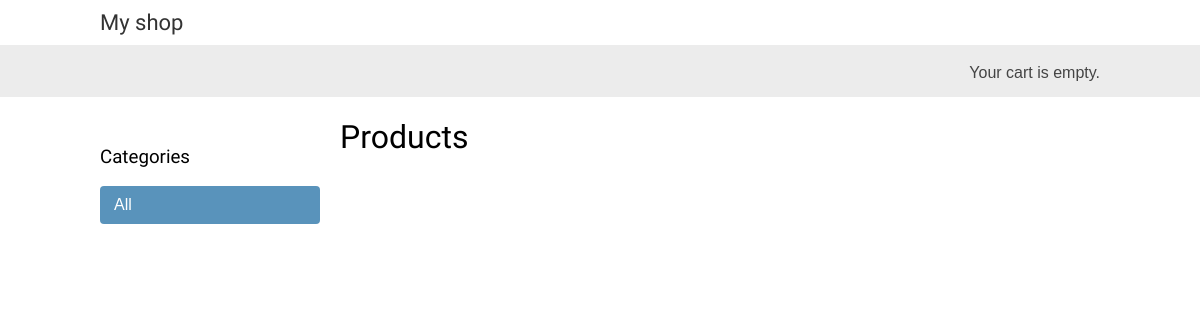
The app's page /, older data.
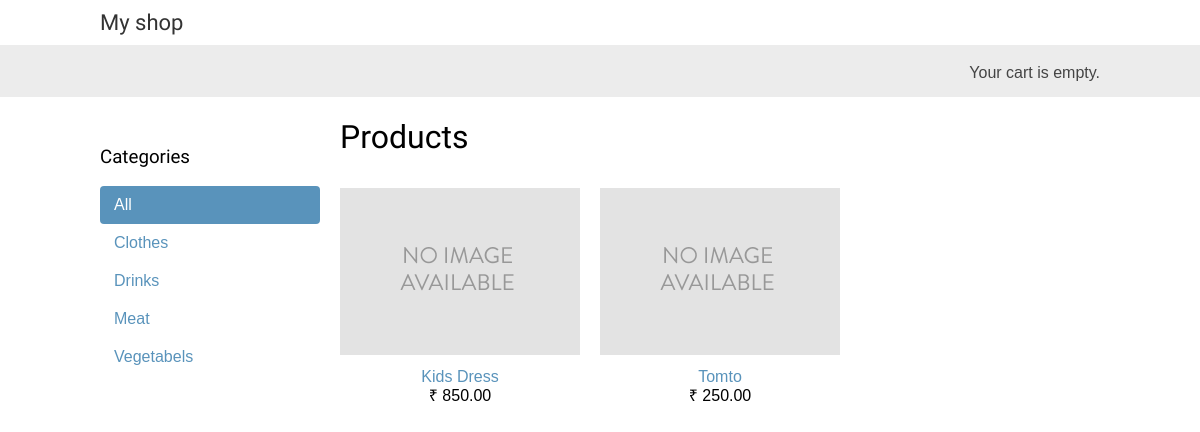
The same page, newer data.
### shop/models.py (models this page shows, shortened)
class Category(models.Model):
    name = models.CharField(max_length=200,db_index=True)
    slug = models.SlugField(max_length=200,unique=True)
    class Meta:
        ordering = ('name',)
        verbose_name = 'category'
        verbose_name_plural = 'categories'
    def get_absolute_url(self):
        return reverse('shop:product_list_by_category',args=[self.slug])

class Product(models.Model):
    category = models.ForeignKey(Category,related_name='products',on_delete=models.CASCADE)
    name = models.CharField(max_length=200, db_index=True)
    slug = models.SlugField(max_length=200, db_index=True)
    image = models.ImageField(upload_to='products/%Y/%m/%d',blank=True)
    description = models.TextField(blank=True)
    price = models.DecimalField(max_digits=10, decimal_places=2)
    available = models.BooleanField(default=True)
    created = models.DateTimeField(auto_now_add=True)
    updated = models.DateTimeField(auto_now=True)
    class Meta:
        ordering = ('name',)
        index_together = (('id', 'slug'),)
    def get_absolute_url(self):
        return reverse('shop:product_detail',args=[self.id, self.slug])

### shop/views.py (the view)
# urls.py: path('', views.product_list, name='product_list'),
def product_list(request, category_slug=None):
    category = None
    categories = Category.objects.all()
    products = Product.objects.filter(available=True)
    if category_slug:
        category = get_object_or_404(Category, slug=category_slug)
        products = products.filter(category=category)
    return render(request,'shop/product/list.html',{'category': category,'categories': categories,'products': products})

### cart/cart.py (called while the page is built)
    def __len__(self):
        return sum(item['quantity'] for item in self.cart.values())

### cart/context_processors.py (called while the page is built)
def cart(request):
    return {'cart': Cart(request)}

### templates/shop/product/list.html (shortened to what this page needs)
{% extends "shop/base.html" %}
{% load static %}
{% block content %}
    <div id="sidebar">
        <h3>Categories</h3>
        <ul>
            <li {% if not category %}class="selected"{% endif %}>
                <a href="{% url "shop:product_list" %}">All</a>
            </li>
            {% for c in categories %}
                <li >
                    <a href="{{ c.get_absolute_url }}">{{ c.name }}</a>
                </li>
            {% endfor %}
        </ul>
    </div>
    <div id="main" class="product-list">
        <h1>{% if category %}{{ category.name }}{% else %}Products
        {% endif %}</h1>
        {% for product in products %}
            <div class="item">
                <a href="{{ product.get_absolute_url }}">
                    <img src="{% if product.image %}{{ product.image.url }}{%else %}{% static "img/no_image.png" %}{% endif %}">
                </a>
                <a href="{{ product.get_absolute_url }}">{{ product.name }}</a>
                <br>
                &#8377; {{ product.price }}
            </div>
        {% endfor %}
    </div>
{% endblock %}

### templates/shop/base.html (shortened to what this page needs)
{% load static %}
<!DOCTYPE html>
<html>
<head>
    <link href="{% static "css/base.css" %}" rel="stylesheet">
</head>
<body>
<div id="header">
    <a href="/" class="logo">My shop</a>
</div>
<div id="subheader">
    <div class="cart">
        {% with total_items=cart|length %}
            {% if total_items > 0 %}
                Your cart:
                <a href="{% url "cart:cart_detail" %}">
                    {{ total_items }} item{{ total_items|pluralize }},
                      &#8377;{{ cart.get_total_price }}
                </a>
            {% else %}
                Your cart is empty.
            {% endif %}
        {% endwith %}
    </div>
</div>
<div id="content">
    {% block content %}
    {% endblock %}
</div>
</body>
</html>

### static/css/base.css (style rules this page uses)
body { margin:0; padding:0; font-family:helvetica, sans-serif; }
h1, h2, h3, h4, h5 , h6 { font-family: 'Ubuntu', sans-serif; font-weight:normal; }
a { text-decoration:none; color:#5993bb; }
#header { padding:10px 100px; font-size:18px; overflow:auto; }
#subheader { background:#ececec; color:#444; padding:15px 100px; overflow:auto; }
#header .logo { font-family: 'Ubuntu', sans-serif; float:left; color:#333; font-size:22px; margin-right:10%; }
#subheader .cart { float:right; padding-top:4px; }
#content { padding:0 100px; overflow:hidden; }
#sidebar { width:220px; padding:30px 20px 0 0; float:left; }
#sidebar ul { margin:0; padding:0; }
#sidebar ul li { margin:0; list-style:none; padding:10px 14px; }
#sidebar ul li a { display:block; }
#sidebar ul li.selected { background:#5993bb; border-radius:4px; }
#sidebar ul li.selected a { color:#fff; }
#main { float:left; width: 96%; margin-right:-220px; overflow:hidden; }
.product-list .item { width:25%; padding:10px 20px 10px 0; float:left; text-align:center; line-height:1.2; }
.product-list .item img { width:100%; margin-bottom:8px; }

Row changes from the older to the newer data that the page shows:
added Category: name "Clothes"
added Category: name "Drinks"
added Category: name "Meat"
added Category: name "Vegetabels"
added Product: name "Kids Dress", price "850.00"
added Product: name "Tomto", price "250.00"
